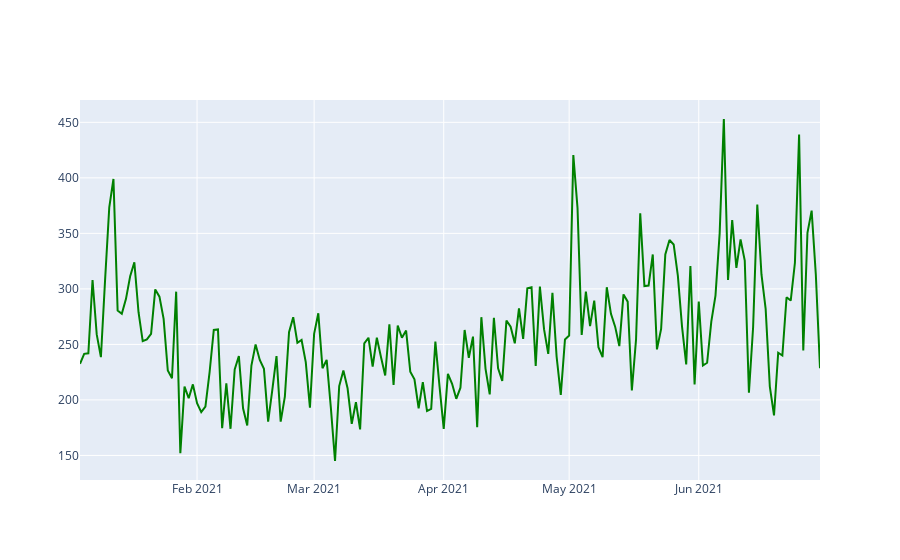

Notebook source saved alongside this figure:
### Code cell
fig = go.Figure(data=go.Scatter(x=line_datacsg['Fecha'],
                               y=line_datacsg['Células somáticas'],
                               mode='lines',
                               marker=dict(color='green')
                               )
               )
fig.show()

### Figure 1 — Plotly figure (JSON) as saved in the notebook; plotly's stock layout.template omitted (floating-point values rounded to 4 significant figures; data arrays with more than 128 entries replaced by an {"elided": "..."} marker saying what was removed)
{"data": [{"marker": {"color": "green"}, "mode": "lines", "type": "scatter", "x": {"elided": "178 str values"}, "y": {"elided": "178 float values"}}], "layout": {}}
